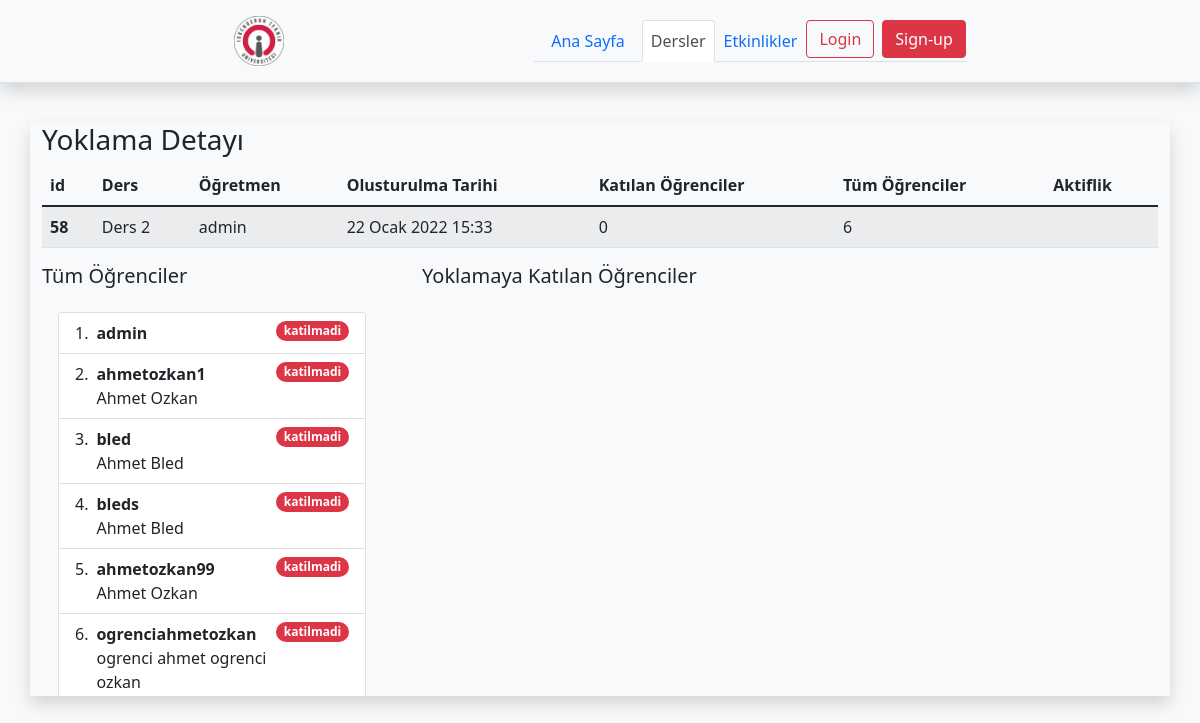
/lessons/attendance/58, run on an earlier commit of the app's database.
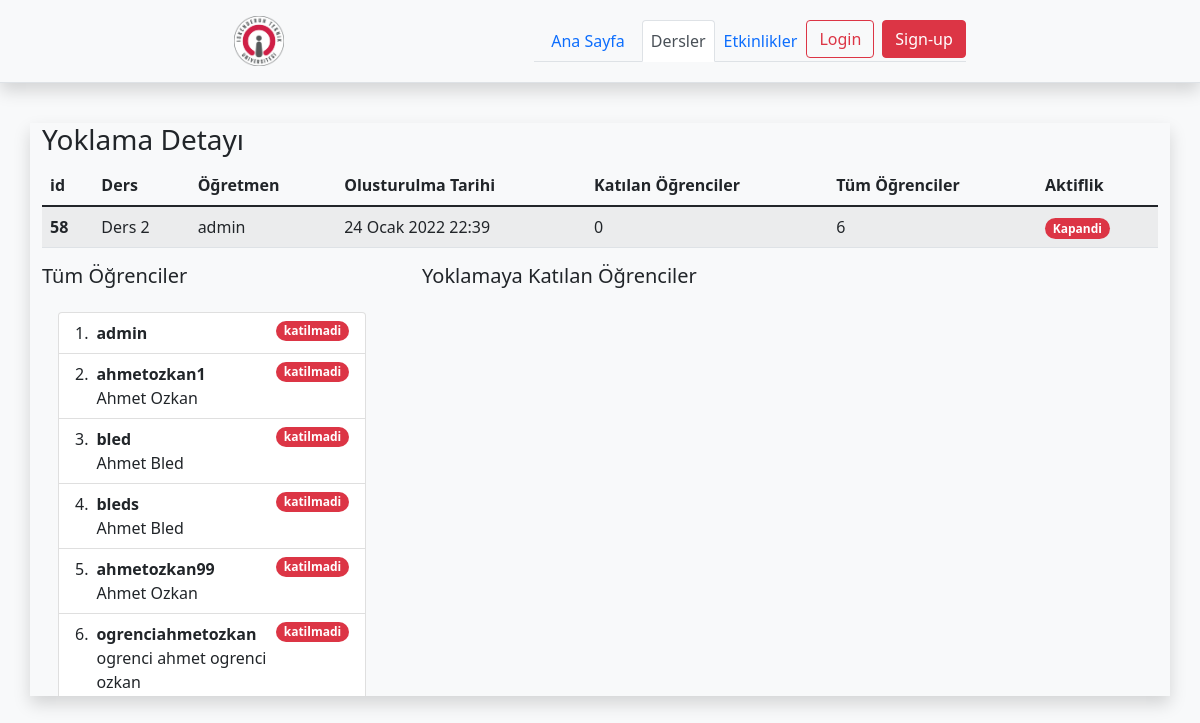
And on a later commit of the database.
### lessons/models.py (models this page shows, shortened)
class Attendance(models.Model):
    id = models.BigAutoField(primary_key=True)
    lesson = models.ForeignKey(Lesson,on_delete=models.CASCADE,related_name='attendance_lesson')
    user_joined= models.ManyToManyField(User,blank=True,related_name="attendance_joined")
    date = models.DateTimeField()
    date2 = models.DateTimeField()
    date_now = models.DateTimeField(auto_now=True,unique=True)
    avaliable = models.BooleanField(default=True)
    qr_code = models.ImageField(upload_to='qr_codes',blank=True)
    qr_url=models.URLField(blank=True,null=True)

class Lesson(models.Model):
    teacher = models.ForeignKey(User, null=True,on_delete=models.CASCADE)
    name = models.CharField(max_length=128,unique=True)
    image  = models.ImageField(upload_to="lessons/%Y/%m/%d/",default = "lessons/default_lesson_image.png")
    description = models.TextField(blank=True,null=True)
    students = models.ManyToManyField(User, blank=True,related_name='lesson_joined')
    date = models.DateTimeField(auto_now=True)
    avaliable = models.BooleanField(default =True)
    def __str__(self):
        return self.name

### lessons/views.py (the view)
# urls.py: path('attendance/<int:attendance_id>',views.attendance_detail,name="attendance_detail"),
def attendance_detail(request,attendance_id):
    current_user = request.user
    attendance = Attendance.objects.get(id = attendance_id)
    context = {
        'attendance':attendance
    }
    return render(request,'attendances/attendance.html',context)

### templates/attendances/attendance.html (shortened to what this page needs)
{% extends "base.html" %}
{% block body %}
{% load crispy_forms_tags %}
<div class="container shadow">
  <div class="row">
    <div class="col">
    <H3 >Yoklama Detayı</H1>
    <table class="table table-striped table-hover">
        <thead>
          <tr>
            <th scope="col">id</th>
            <th scope="col">Ders</th>
            <th scope="col">Öğretmen</th>
            <th scope="col">Olusturulma Tarihi</th>
            <th scope="col">Katılan Öğrenciler</th>
            <th scope="col">Tüm Öğrenciler</th>
            <th scope="col">Aktiflik</th>
          </tr>
        </thead>
        <tbody>
          <tr>
            <th scope="row"> {{attendance.id}}</th>
            <td>{{attendance.lesson}}</td>
            <td>{{attendance.lesson.teacher}}</td>
            <td>{{attendance.date_now}}</td>
            <td>{{attendance.user_joined.count}}</td>
            <td>{{attendance.lesson.students.count}}</td>
            {% if attendance.avaliable %}
            <td></td>
            {% else %}
            <td>
            <span class="badge bg-danger rounded-pill">Kapandi</span>
            </td>
            {% endif %}
          </tr>
        </tbody>
      </table>
    </div>
</div>
    <div class="row">
        <div class="col-4">
            <h5>Tüm Öğrenciler</h5>
            <div class="overflow-auto p-3 mb-3 mb-md-0 me-md-3 bg-light" style="max-width: 500px; max-height: 400px;">
            <ol class="list-group list-group-numbered">
              {% if attendance.lesson.students.all %}
              {% for student in attendance.lesson.students.all %}
              <li class="list-group-item d-flex justify-content-between
                align-items-start">
                <div class="ms-2 me-auto">
                  <div class="fw-bold">{{student.username}}</div>
                  {{student.first_name}} {{student.last_name}}
                </div>
                {% if student in attendance.user_joined.all %}
                <span class="badge bg-success rounded-pill">katildi</span>
                {% else %}
                <span class="badge bg-danger rounded-pill">katilmadi</span>
                {% endif %}
              </li>
              {% endfor %}
              {% endif %}
            </ol>
        </div>
    </div>
        <div class="col-4">
            <h5>Yoklamaya Katılan Öğrenciler</h5>
            <div class="overflow-auto p-3 mb-3 mb-md-0 me-md-3 bg-light" style="max-width: 500px; max-height: 400px;">
        </div>
    </div>
</div>
  </div>
{% endblock body %}

What changed in the data, as far as the page shows it:
changed Attendance "Ders 2": date_now "22 Ocak 2022 15:33" → "24 Ocak 2022 22:39"; avaliable True → False (drawn)
Also different on the page:
text now shown: "Kapandi"
